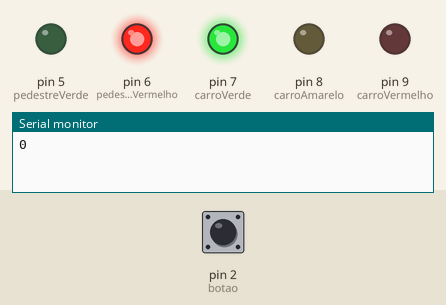
Bench run of a sketch on a simulated Arduino Uno, built with avr-gcc and run on an emulated ATmega328P. On the bench: output pins drawn as LEDs (lit = HIGH), the last lines printed to the serial monitor. The test bench sets the inputs (shaded band); at power-on: pin 2 (botao) LOW.

Above: at 0.1 s.
At 1.1 s:
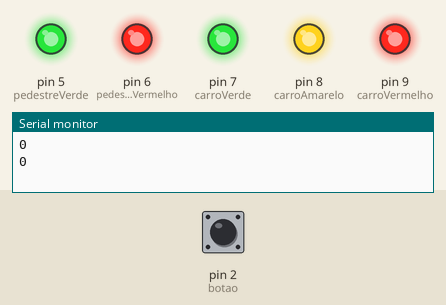
Timing chart, 0 to 2.6 s (numbered marks = the images above):
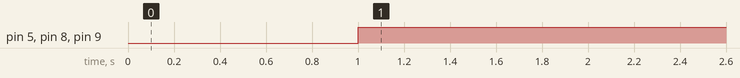

Measured:
- by itself, pin 5 (pedestreVerde), pin 8 (carroAmarelo), pin 9 (carroVermelho): LOW → HIGH at 1.0 s

The sketch:

semaforoInterativo.ino
```cpp
const int carroVermelho = 9;
const int carroAmarelo = 8;
const int carroVerde = 7;
const int botao = 2;
const int pedestreVermelho = 6;
const int pedestreVerde = 5;
const int tempoEspera = 6000;
unsigned long tempo = tempoEspera;
void setup(){
  Serial.begin(9600);
  pinMode(carroVermelho, OUTPUT);
  pinMode(carroAmarelo, OUTPUT);
  pinMode(carroVerde, OUTPUT);
  pinMode(pedestreVermelho, OUTPUT);
  pinMode(pedestreVerde, OUTPUT);
  pinMode(botao, INPUT);
  digitalWrite(carroVerde,HIGH);
  digitalWrite(pedestreVermelho,HIGH);
}

void loop(){
  int pedestreAcionouBotao = digitalRead(botao);
  //if(pedestreAcionouBotao == HIGH && (millis() - tempo) > 6000){
  //if(pedestreAcionouBotao == HIGH ){
      Serial.println(pedestreAcionouBotao);
      delay(1000);
  //	digitalWrite(carroVerde,LOW);
	  digitalWrite(carroAmarelo,HIGH);
	//  delay(3000);
	//  digitalWrite(carroAmarelo,LOW);
	  digitalWrite(carroVermelho,HIGH);
  //	delay(3000);
  //  digitalWrite(pedestreVermelho,LOW);
  	digitalWrite(pedestreVerde,HIGH);
  //	delay(3000);
  //  for(int i = 0; i <=10;i++){
  //    digitalWrite(pedestreVerde,HIGH);
	//    delay(250);
  //    digitalWrite(pedestreVerde,LOW);
	//    delay(250);
  //  }
	//  digitalWrite(pedestreVermelho,HIGH);
  //  delay(1000);
	//  digitalWrite(carroAmarelo,HIGH);
	//  digitalWrite(carroVermelho,LOW);
  //  delay(1000);
	//  digitalWrite(carroAmarelo,LOW);
	//  digitalWrite(carroVerde,HIGH);
  //  tempo = millis();
	//}
  //digitalWrite(carroVerde,HIGH);
}
```
